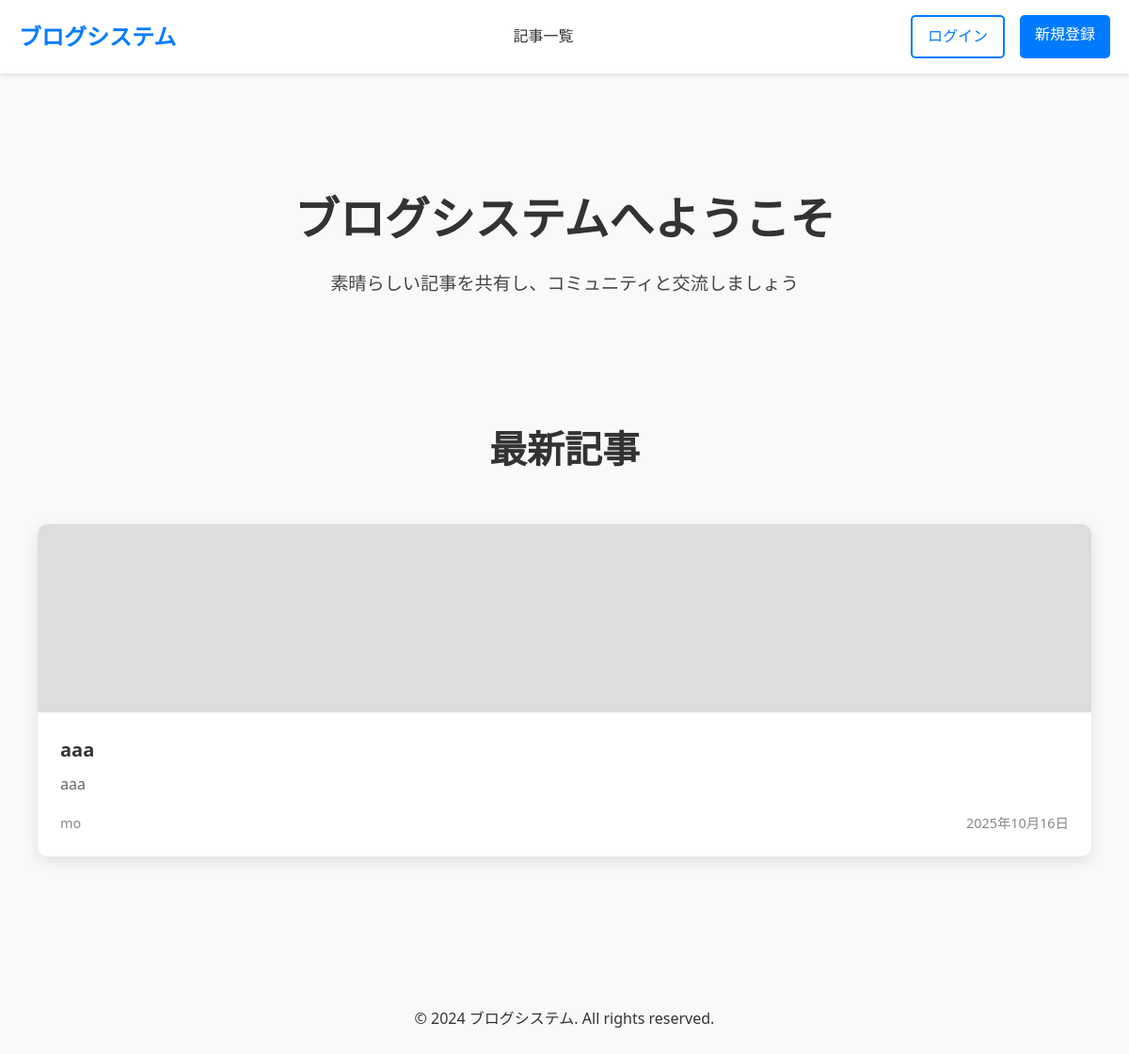
The app's page /, older data.
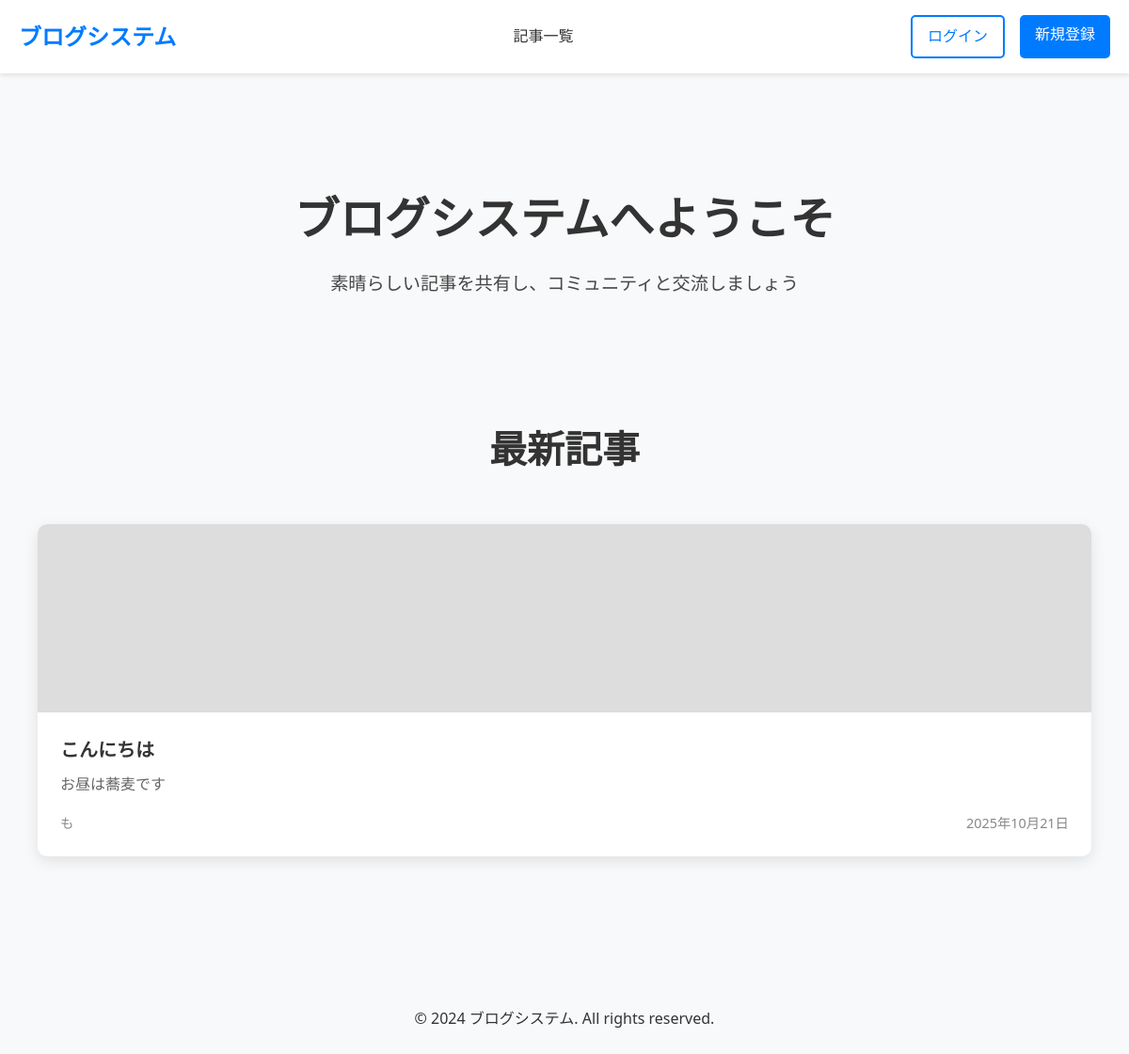
The same page, newer data.
### app.py (models this page shows, shortened)
class Article(db.Model):
    id = db.Column(db.Integer, primary_key=True)
    title = db.Column(db.String(200), nullable=False)
    content = db.Column(db.Text, nullable=False)
    author_id = db.Column(db.Integer, db.ForeignKey('user.id'), nullable=False)
    is_published = db.Column(db.Boolean, default=True)
    created_at = db.Column(db.DateTime, default=datetime.utcnow)
    updated_at = db.Column(db.DateTime, default=datetime.utcnow, onupdate=datetime.utcnow)
    author = db.relationship('User', backref=db.backref('articles', lazy=True))

class User(UserMixin, db.Model):
    id = db.Column(db.Integer, primary_key=True)
    username = db.Column(db.String(80), unique=True, nullable=False)
    email = db.Column(db.String(120), unique=True, nullable=False)
    password_hash = db.Column(db.String(120), nullable=False)
    created_at = db.Column(db.DateTime, default=datetime.utcnow)

### app.py (the view)
@app.route('/')
def index():
    try:
        articles = Article.query.filter_by(is_published=True).order_by(Article.created_at.desc()).all()
        return render_template('index.html', articles=articles)
    except Exception as e:
        return f"Error: {str(e)}", 500

### templates/index.html (shortened to what this page needs)
{% extends "base.html" %}
{% block content %}
<section class="hero" style="padding: 4rem 0; text-align: center;">
    <div class="container">
        <h1 style="font-size: 3rem; margin-bottom: 1rem;">ブログシステムへようこそ</h1>
        <p style="font-size: 1.2rem; opacity: 0.9;">素晴らしい記事を共有し、コミュニティと交流しましょう</p>
    </div>
</section>
<section class="articles-section" style="padding: 4rem 0;">
    <div class="container">
        <h2 class="section-title" style="text-align: center; margin-bottom: 3rem; font-size: 2.5rem; color: #333;">最新記事</h2>
        {% if articles %}
        <div class="articles-grid" style="display: grid; grid-template-columns: repeat(auto-fit, minmax(300px, 1fr)); gap: 2rem;">
            {% for article in articles %}
            <a href="{{ url_for('article_detail', article_id=article.id) }}" class="article-card" style="background: white; border-radius: 10px; box-shadow: 0 5px 15px rgba(0,0,0,0.1); overflow: hidden; transition: transform 0.3s, box-shadow 0.3s; text-decoration: none; color: inherit; display: block;">
                <div class="article-image" style="width: 100%; height: 200px; background: #ddd; object-fit: cover;"></div>
                <div class="article-content" style="padding: 1.5rem;">
                    <h3 class="article-title" style="font-size: 1.25rem; font-weight: bold; margin-bottom: 0.5rem; color: #333;">{{ article.title }}</h3>
                    <p class="article-excerpt" style="color: #666; margin-bottom: 1rem; display: -webkit-box; -webkit-line-clamp: 3; -webkit-box-orient: vertical; overflow: hidden;">
                        {{ article.content[:150] }}{% if article.content|length > 150 %}...{% endif %}
                    </p>
                    <div class="article-meta" style="display: flex; justify-content: space-between; align-items: center; font-size: 0.9rem; color: #888;">
                        <span class="article-author" style="font-weight: 500;">{{ article.author.username }}</span>
                        <span>{{ article.created_at.strftime('%Y年%m月%d日') }}</span>
                    </div>
                </div>
            </a>
            {% endfor %}
        </div>
        {% endif %}
    </div>
</section>
{% endblock %}

Row changes from the older to the newer data that the page shows:
removed Article: title "aaa", content "aaa", author.username "mo", created_at "2025年10月16日"
added Article: title "こんにちは", content "お昼は蕎麦です", author.username "も", created_at "2025年10月21日"
